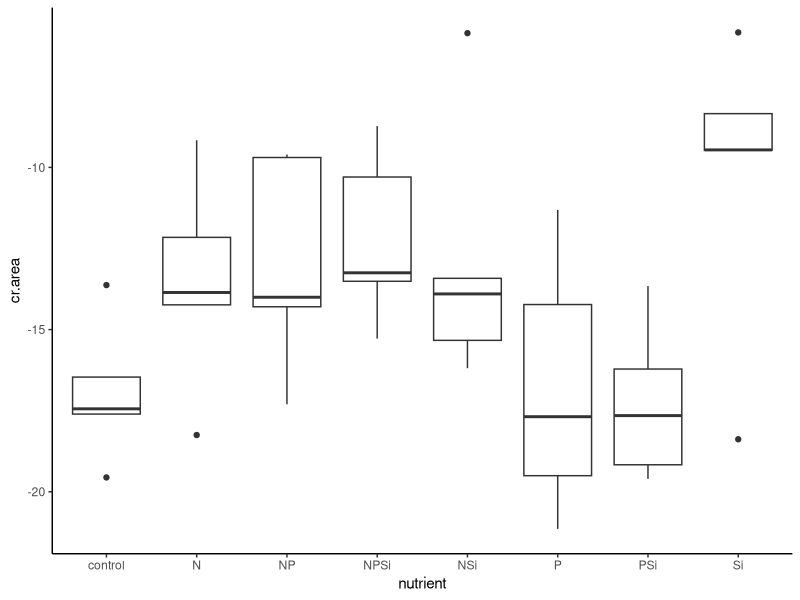
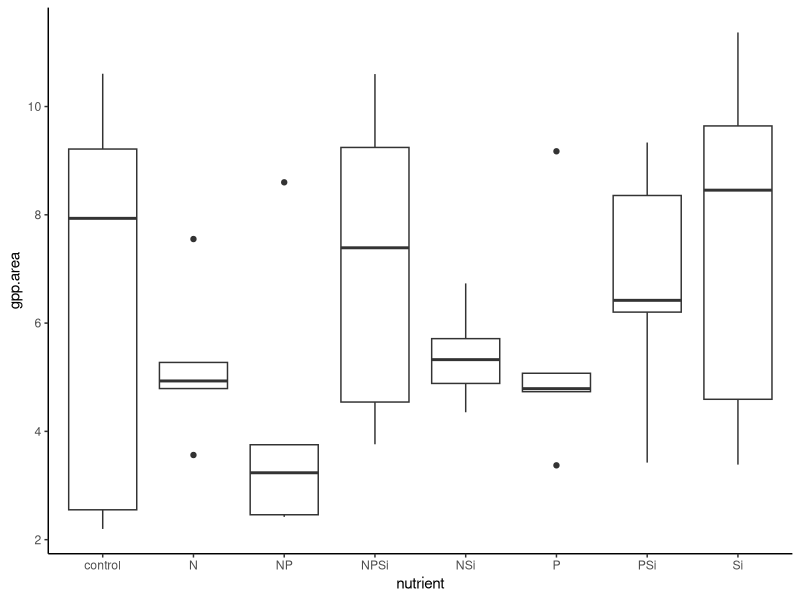
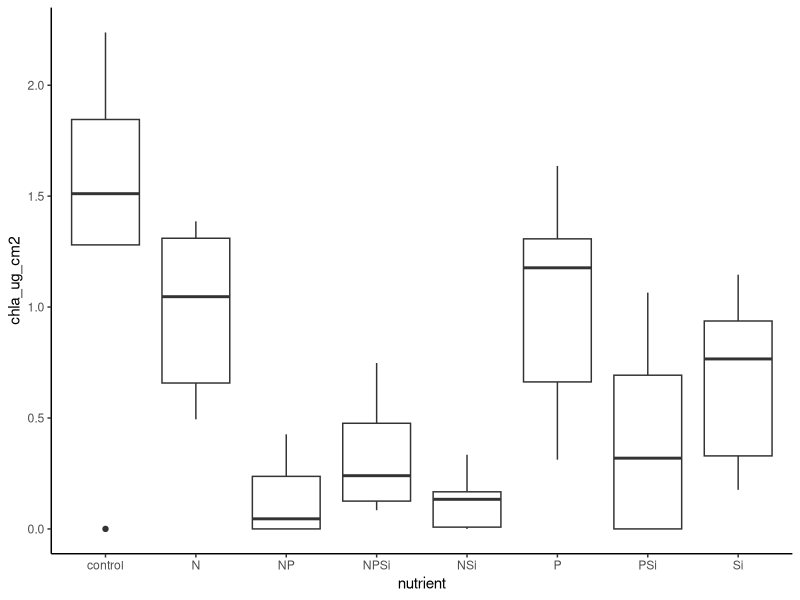
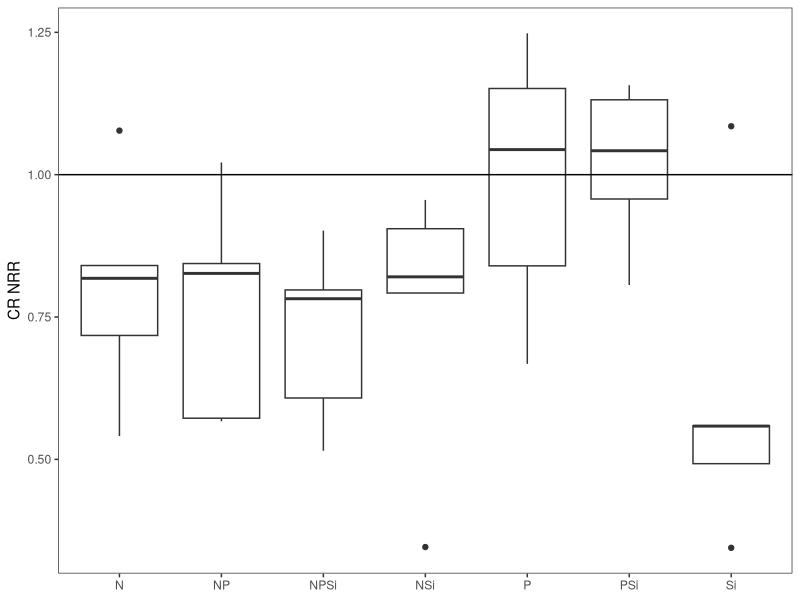
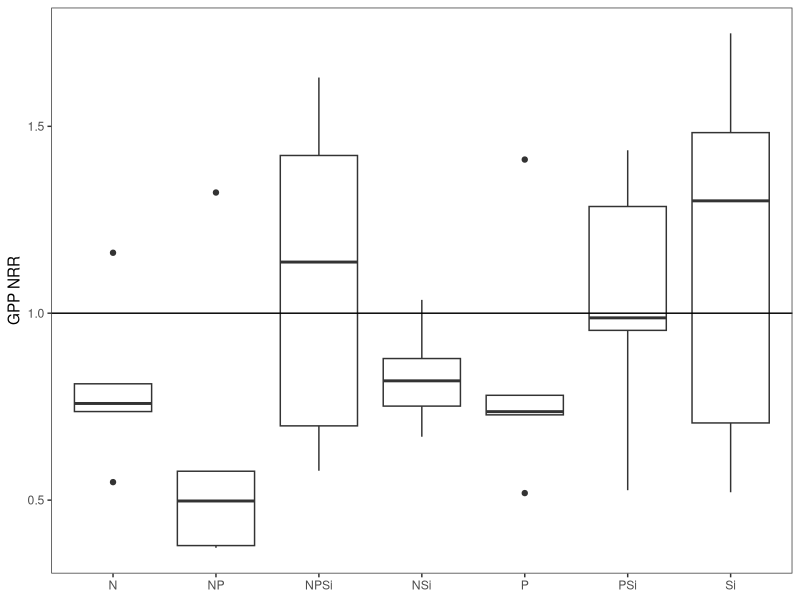
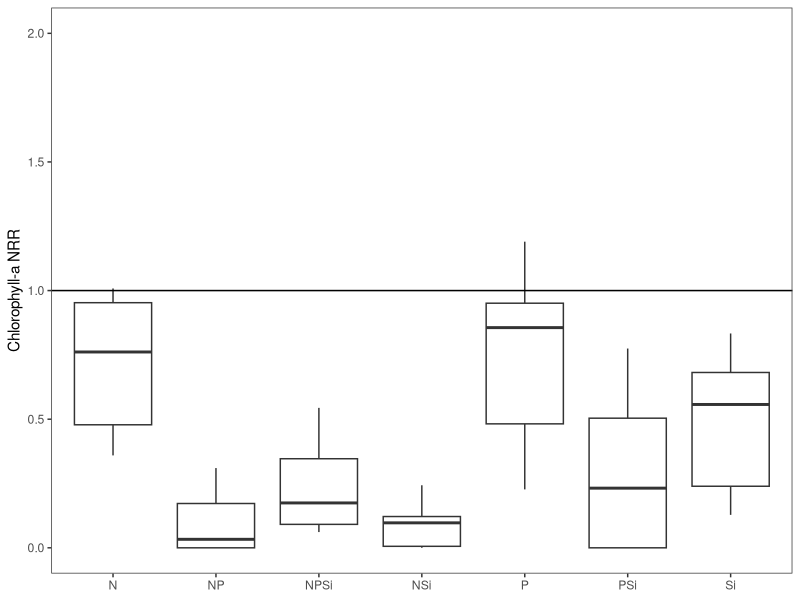
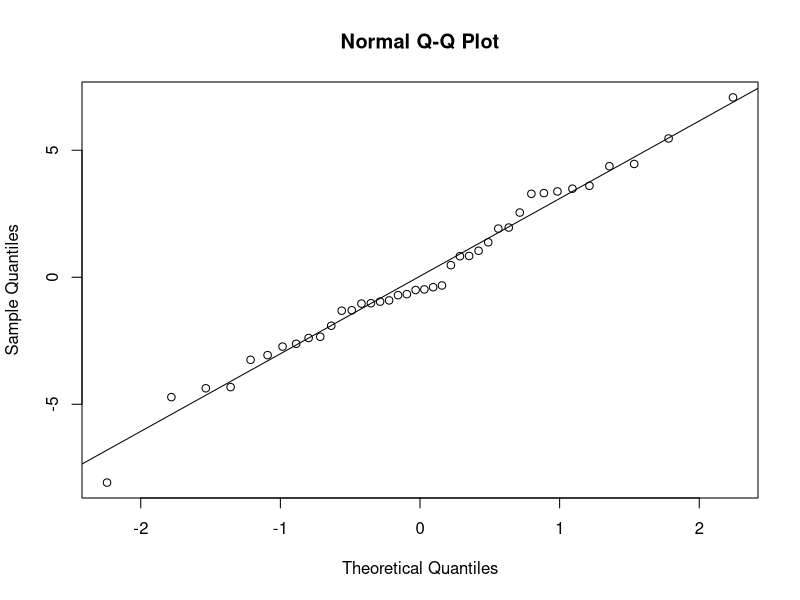
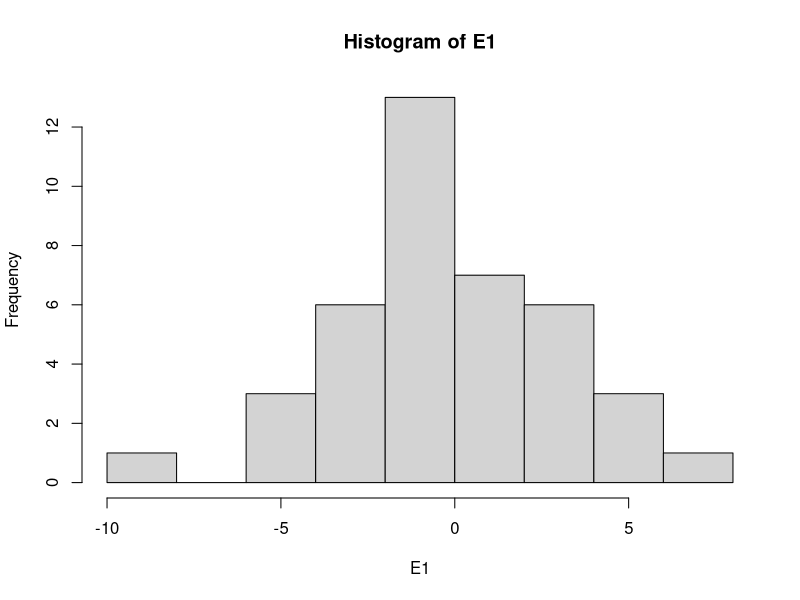

Recreate these plots in R, in order. (Note: this script raises an error after producing the figures.)
#Author:  Clay Arango
#Creation date: 10-Feb-19
#Script to analyze NDS data from Summer 2018 NDS work with S. Roley and A. Alexiades

#packages
library(nlme)
library(nortest)
library(plyr)
library(dplyr)
library(multcomp)
library(MASS)
library(ggplot2)
library(tidyr)

#Load data
aht_fall <- read.table(file="aht_fall.csv", header=T, sep=",")

#set variable
d = aht_fall

#evaluate data to make sure factors are correct
names(d)
unique(d$nutrient) #control, N, NP, NPSi, NSi, P, PSi, Si
unique(d$N) #should be 0 and 1
unique(d$P) #should be 0 and 1
unique(d$Si) #should be 0 and 1
unique(d$top) #should be "sponge" and "glass"
#if need to change, use recode function below. 
d$top<-recode(d$top, "cellulose" ="sponge")
str(d)

#convert N and P and Si values (0 or 1 for absence or presence) to factors
d$N<-as.factor(d$N)
d$P<-as.factor(d$P)
d$Si<-as.factor(d$Si)
str(d)

#subset data into gpp and cr response
d.cr = subset(d, top=="sponge", data=d)
d.gpp = subset(d, top=="glass", data=d)

#check for outliers and check data entry before calculating NRR.
ggplot(d.cr, aes(x=nutrient, y=cr.area))+geom_boxplot() +theme_classic()
#one high NSi checks out, one low Si checks out

#calculate nrr for cr
x<-ddply(d.cr, "nutrient", summarise, ave_cr = mean(cr.area, na.rm=T)) 
x
d.cr$cr.nrr = d.cr$cr.area/-16.93973 #divide by control ave_cr
d.cr$chla.nrr<-NA
d.cr$gpp.nrr<-NA

#check for outliers and check data entry before calculating NRR.
ggplot(d.gpp, aes(x=nutrient, y=gpp.area))+geom_boxplot() +theme_classic()
#ok, but huge range in controls (but appear to have a normal distn - no outliers to remove)
ggplot(d.gpp, aes(x=nutrient, y=chla_ug_cm2))+geom_boxplot() +theme_classic()
#one low control value checks out. is an outlier, but not sure if should be removed. will calculate both.

#calculate nrr for gpp and chla
x<- ddply(d.gpp, "nutrient", summarise, ave_gpp = mean(gpp.area, na.rm=T), ave_chla = mean(chla_ug_cm2, na.rm=T)) 
x
d.gpp$gpp.nrr = d.gpp$gpp.area/6.501087 #divide by control ave_gpp
d.gpp$chla.nrr = d.gpp$chla_ug_cm2/1.3750262 #divide by control ave_chla
d.gpp$cr.nrr<-NA
x1<- ddply(subset(d.gpp,!(nds.id=="B5")), "nutrient", summarise,  ave_chla = mean(chla_ug_cm2, na.rm=T)) 
x1
d.gpp$chla.nrr_1 = d.gpp$chla_ug_cm2/1.7187828
d.cr$chla.nrr_1<-NA

#combine files and export
d.nrr<-rbind(d.cr, d.gpp)
d.nrr$site.date<-"aht_fall"
write.table(d.nrr, "aht_fall_nrr.csv", sep=",", quote=F, row.names =F)

###############
#plots of NRR
##############
ggplot(data=subset(d.cr, !(nutrient=="control")), aes(x=nutrient, y=cr.nrr))+geom_boxplot()+theme_bw()+
  ylab("CR NRR")+geom_abline(slope = 0, intercept = 1)+
  theme(axis.title.x=element_blank(), panel.grid.minor=element_blank(), panel.grid.major=element_blank())
#inhibition or neutral

ggplot(data=subset(d.gpp, !(nutrient=="control")), aes(x=nutrient, y=gpp.nrr))+geom_boxplot()+theme_bw()+
  ylab("GPP NRR")+geom_abline(slope = 0, intercept = 1)+
  theme(axis.title.x=element_blank(), panel.grid.minor=element_blank(), panel.grid.major=element_blank())
#neutral or inhibited

ggplot(data=subset(d.gpp, !(nutrient=="control")), aes(x=nutrient, y=chla.nrr))+geom_boxplot()+theme_bw()+
  ylab("Chlorophyll-a NRR")+geom_abline(slope = 0, intercept = 1)+scale_y_continuous(limits=c(0, 2))+
  theme(axis.title.x=element_blank(), panel.grid.minor=element_blank(), panel.grid.major=element_blank())
#inhibition

##########
#NRR Summary Files
#########
#no need to make these now; wait until all NRR files collated and then do a summary! But leaving code here because can use
#as template for data all together.
GPP_sum<-ddply(d.gpp, "nutrient", summarise, ave_nrr.gpp=mean(gpp.nrr, na.rm=T), sd_nrr.gpp=sd(gpp.nrr, na.rm=T), 
               se_nrr.gpp =(sd(gpp.nrr)/sqrt(sum(!is.na(gpp.nrr)))), 
               ci95_nrr.gpp = (1.96*(sd(gpp.nrr)/sqrt(sum(!is.na(gpp.nrr))))),
               ave_nrr.chla=mean(chla.nrr, na.rm=T), sd_nrr.chla=sd(chla.nrr, na.rm=T), 
               se_nrr.chla =(sd(chla.nrr)/sqrt(sum(!is.na(chla.nrr)))), 
               ci95_nrr.chla = (1.96*(sd(chla.nrr)/sqrt(sum(!is.na(chla.nrr))))))
CR_sum<-ddply(d.cr, "nutrient", summarise, ave_nrr.cr=mean(cr.nrr, na.rm=T), sd_nrr.cr=sd(cr.nrr, na.rm=T), 
              se_nrr.cr =(sd(cr.nrr)/sqrt(sum(!is.na(cr.nrr)))), 
              ci95_nrr.cr = (1.96*(sd(cr.nrr)/sqrt(sum(!is.na(cr.nrr))))))

#now combine into one and export
d.sum<-merge(GPP_sum, CR_sum, by="nutrient")
d.sum$site_date<-"aht_fall"
write.table(d.sum, "aht_fall_summ.csv",  sep=",", quote=F, row.names =F)


############################################################
#analyze RESPIRATION data
############################################################

M1<-gls(cr.area~N*P*Si, data=d.cr, na.action=na.omit)
E1<-residuals(M1)
qqnorm(E1)
qqline(E1)
ad.test(E1)
   #residuals are normally distributed
hist(E1)  
plot(M1)

plot(filter(d.cr, !is.na(cr.area)) %>% dplyr::select(nutrient), 
     E1, xlab="nutrient", ylab="Residuals")
bartlett.test(cr.area~nutrient, data=d.cr)
   #variance test is ok

anova(M1)
  #co-limited by P and Si

x <- group_by(d.cr, nutrient) %>%  # Grouping function causes subsequent functions to aggregate by season and reach
  summarize(cr.mean = abs(mean(cr.area, na.rm = TRUE)), # na.rm = TRUE to remove missing values
            cr.sd=abs(sd(cr.area, na.rm = TRUE)),  # na.rm = TRUE to remove missing values
            n = sum(!is.na(cr.area)), # of observations, excluding NAs. 
            cr.se=cr.sd/sqrt(n))

ggplot(data=x, aes(x=nutrient, y=cr.mean)) + 
  geom_bar(stat="identity", position=position_dodge(), color = "black") + 
  geom_errorbar(aes(ymin=cr.mean, ymax=cr.mean+cr.se), width=0.2, 
                position=position_dodge(0.9)) + 
  xlab("Nutrient") +
  ylab(expression(Respiration~(ug~O[2]~m^{-2}~h^{-1}))) +
  ylim(0,20) +
  labs(fill="Light") +
  theme_bw() +
  theme(panel.grid.major=element_blank(),
        panel.grid.minor=element_blank(),
        legend.title=element_text(size=6),
        legend.key=element_blank(), 
        legend.position=c(0.5,0.95), 
        legend.text=element_text(size=8), 
        legend.background=element_blank(), 
        legend.direction="horizontal", 
        legend.key.size=unit(0.3, "cm"), 
        axis.title.y=element_text(size=8), 
        axis.title.x=element_text(size=8), 
        axis.text.x=element_text(size=8))

#ggsave('output/figures/Ring_fall.tiff',
#       units="in",
#       width=3.25,
#       height=3.25,
#       dpi=1200,
#       compression="lzw")

############################################################
#analyze the PRODUCTION data
############################################################

M1<-gls(gpp.area~N*P*Si, data=d.gpp, na.action=na.omit) 
E1<-residuals(M1)
qqnorm(E1)
qqline(E1)
ad.test(E1)
   #residuals are not normal but close

hist(E1, xlab="residuals", main="")
plot(M1)

plot(filter(d.gpp, !is.na(gpp.area)) %>% dplyr::select(nutrient), 
     E1, xlab="nutrient", ylab="Residuals")
bartlett.test(gpp.area~nutrient, data=d.gpp)
   #OK

anova(M1)
  
x <- group_by(d.gpp, nutrient) %>%  # Grouping function causes subsequent functions to aggregate by season and reach
  summarize(gpp.mean = abs(mean(gpp.area, na.rm = TRUE)), # na.rm = TRUE to remove missing values
            gpp.sd=abs(sd(gpp.area, na.rm = TRUE)),  # na.rm = TRUE to remove missing values
            n = sum(!is.na(gpp.area)), # of observations, excluding NAs. 
            gpp.se=gpp.sd/sqrt(n))

ggplot(data=x, aes(x=nutrient, y=gpp.mean)) + 
  geom_bar(stat="identity", position=position_dodge(), color = "black") + 
  geom_errorbar(aes(ymin=gpp.mean, ymax=gpp.mean+gpp.se), width=0.2, 
                position=position_dodge(0.9)) + 
  xlab("Nutrient") +
  ylab(expression(Production~(ug~O[2]~m^{-2}~h^{-1}))) +
  labs(fill="Light") +
  theme_bw() +
  theme(panel.grid.major=element_blank(),
        panel.grid.minor=element_blank(), 
        legend.title=element_text(size=6), 
        legend.key=element_blank(),  
        legend.position=c(0.5,0.95),  
        legend.text=element_text(size=8),  
        legend.background=element_blank(),  
        legend.direction="horizontal",  
        legend.key.size=unit(0.3, "cm"),  
        axis.title.y=element_text(size=8),  
        axis.title.x=element_text(size=8),  
        axis.text.x=element_text(size=8))

#ggsave('output/figures/gppByNutrient.tiff',
#       units="in",
#       width=3.25,
#       height=3.25,
#       dpi=1200,
#       compression="lzw")


#BELOW HERE IS NOT EDITED





############################################################
#analyze the CHL-A biomass on disks

M1<-gls(chla~N*P*light, data=roza_sum.chla, na.action=na.omit)
E1<-residuals(M1)
qqnorm(E1)
qqline(E1)
ad.test(E1)
  #residuals look bad (p=0.001)
hist(E1)
plot(M1)

vf1 = varIdent(form = ~ 1|N*P)
vf2 = varIdent(form = ~ 1|light)
vf3 = varIdent(form = ~ 1|N*P*light)
vf4 = varPower(form = ~ fitted(.)) 
vf5 = varExp(form = ~ fitted(.))
vf6 = varConstPower(form = ~ fitted(.))
vf7 = varExp(form = ~ fitted(.)|nutrient)

M2<-gls(chla~N*P*light, data=roza_sum.chla, na.action=na.omit, weights=vf1)
M3<-gls(chla~N*P*light, data=roza_sum.chla, na.action=na.omit, weights=vf2)
M4<-gls(chla~N*P*light, data=roza_sum.chla, na.action=na.omit, weights=vf3)
M5<-gls(chla~N*P*light, data=roza_sum.chla, na.action=na.omit, weights=vf4)
M6<-gls(chla~N*P*light, data=roza_sum.chla, na.action=na.omit, weights=vf5)
M7<-gls(chla~N*P*light, data=roza_sum.chla, na.action=na.omit, weights=vf6)
M8<-gls(chla~N*P*light, data=roza_sum.chla, na.action=na.omit, weights=vf7)

anova(M1,M2,M3,M4,M5,M6,M7,M8)

#M3 is best on AIC

E3<-residuals(M3)
qqnorm(E3)
qqline(E3)
ad.test(E3)
#residuals are not normal (p=0.001)
hist(E3, xlab="residuals", main="")
plot(M3)
  #hist and plot look good

plot(filter(roza_sum.chla, !is.na(chla)) %>% dplyr::select(light), 
     E3, xlab="light", ylab="Residuals")
bartlett.test(chla~light, data=roza_sum.chla)

plot(filter(roza_sum.chla, !is.na(chla)) %>% dplyr::select(nutrient), 
     E3, xlab="nutrient", ylab="Residuals")
bartlett.test(chla~nutrient, data=roza_sum.chla)

anova(M3)

#light is significant and N and P separately interact with light

x<-roza_sum.chla[complete.cases(roza_sum.chla$chla),]

with(x, 
     interaction.plot(nutrient,light,chla, 
                      ylim=c(0,1.5),lty=c(1,12),lwd=2,ylab="Chlorophyll a", 
                      xlab="Nutrient", trace.label="Light"))

x <- group_by(roza_sum.chla, nutrient, light) %>%  # Grouping function causes subsequent functions to aggregate by season and reach
  summarize(chla.mean = mean(chla, na.rm = TRUE), # na.rm = TRUE to remove missing values
            chla.sd=sd(chla, na.rm = TRUE),  # na.rm = TRUE to remove missing values
            n = sum(!is.na(chla)), # of observations, excluding NAs. 
            chla.se=chla.sd/sqrt(n))

ggplot(data=x, 
       aes(x=nutrient, y=chla.mean, fill=light)) + 
  geom_bar(stat="identity", position=position_dodge(), color = "black") + 
  geom_errorbar(aes(ymin=chla.mean, ymax=chla.mean+chla.se), width=0.2, 
                position=position_dodge(0.9)) + 
  scale_fill_manual(values=c("white","black")) +
  xlab("Nutrient") +
  ylab(expression(Chlorophyll~a~(ug~cm^{-2}))) +
  ylim(0,1.7) +
  labs(fill="Light") +
  theme_bw() +
  theme(panel.grid.major=element_blank(), 
        panel.grid.minor=element_blank(), 
        legend.title=element_text(size=6), 
        legend.key=element_blank(), 
        legend.position=c(0.5,0.95), 
        legend.text=element_text(size=8), 
        legend.background=element_blank(), 
        legend.direction="horizontal", 
        legend.key.size=unit(0.3, "cm"), 
        axis.title.y=element_text(size=8), 
        axis.title.x=element_text(size=8), 
        axis.text.x=element_text(size=8))

ggsave('output/figures/chlaByNutrientLight.tiff',
       units="in",
       width=3.25,
       height=3.25,
       dpi=1200,
       compression="lzw")



############################################################
############################################################
#calculate nrr mean and standard error
x1 <- group_by(roza_sum, nutrient, light) %>%  # Grouping function causes subsequent functions to aggregate by season and reach
  summarize(chla.nrr.mean = mean(chla.nrr, na.rm = TRUE), # na.rm = TRUE to remove missing values
            chla.nrr.sd=sd(chla.nrr, na.rm = TRUE),  # na.rm = TRUE to remove missing values
            chla.n = sum(!is.na(chla.nrr)), # of observations, excluding NAs. 
            chla.nrr.se=chla.nrr.sd/sqrt(chla.n))


x2 <- group_by(roza_sum, nutrient, light) %>%  # Grouping function causes subsequent functions to aggregate by season and reach
  summarize(gpp.nrr.mean = mean(gpp.nrr, na.rm = TRUE), # na.rm = TRUE to remove missing values
            gpp.nrr.sd=sd(gpp.nrr, na.rm = TRUE),  # na.rm = TRUE to remove missing values
            gpp.n = sum(!is.na(gpp.nrr)), # of observations, excluding NAs. 
            gpp.nrr.se=gpp.nrr.sd/sqrt(gpp.n))

x3 <- group_by(roza_sum, nutrient, light) %>%  # Grouping function causes subsequent functions to aggregate by season and reach
  summarize(cr.nrr.mean = mean(cr.nrr, na.rm = TRUE), # na.rm = TRUE to remove missing values
            cr.nrr.sd=sd(cr.nrr, na.rm = TRUE),  # na.rm = TRUE to remove missing values
            cr.n = sum(!is.na(cr.nrr)), # of observations, excluding NAs. 
            cr.nrr.se=cr.nrr.sd/sqrt(cr.n))

roza_sum.nrr<-cbind(x1,x2,x3)
roza_sum.nrr <- roza_sum.nrr[, !duplicated(colnames(roza_sum.nrr))]
write.csv(roza_sum.nrr, "roza_sum.nrr.csv")
